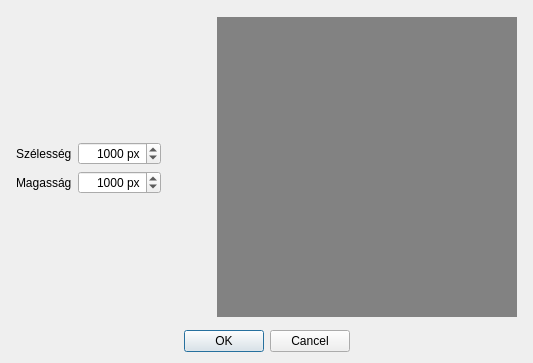
<?xml version="1.0" encoding="UTF-8"?>
<ui version="4.0">
 <class>NewMaskDialog</class>
 <widget class="QDialog" name="NewMaskDialog">
  <property name="geometry">
   <rect>
    <x>0</x>
    <y>0</y>
    <width>533</width>
    <height>363</height>
   </rect>
  </property>
  <property name="windowTitle">
   <string>Új rács létrehozása</string>
  </property>
  <property name="modal">
   <bool>true</bool>
  </property>
  <layout class="QVBoxLayout" name="verticalLayout_3">
   <item>
    <layout class="QHBoxLayout" name="horizontalLayout_3">
     <item>
      <spacer name="horizontalSpacer_3">
       <property name="orientation">
        <enum>Qt::Horizontal</enum>
       </property>
       <property name="sizeHint" stdset="0">
        <size>
         <width>40</width>
         <height>20</height>
        </size>
       </property>
      </spacer>
     </item>
     <item>
      <layout class="QVBoxLayout" name="verticalLayout">
       <item>
        <spacer name="verticalSpacer_2">
         <property name="orientation">
          <enum>Qt::Vertical</enum>
         </property>
         <property name="sizeHint" stdset="0">
          <size>
           <width>20</width>
           <height>40</height>
          </size>
         </property>
        </spacer>
       </item>
       <item>
        <layout class="QHBoxLayout" name="horizontalLayout">
         <item>
          <widget class="QLabel" name="label_2">
           <property name="text">
            <string>Szélesség</string>
           </property>
          </widget>
         </item>
         <item>
          <widget class="QSpinBox" name="spinBoxWidth">
           <property name="alignment">
            <set>Qt::AlignRight|Qt::AlignTrailing|Qt::AlignVCenter</set>
           </property>
           <property name="suffix">
            <string> px</string>
           </property>
           <property name="minimum">
            <number>1</number>
           </property>
           <property name="maximum">
            <number>100000</number>
           </property>
           <property name="value">
            <number>1000</number>
           </property>
          </widget>
         </item>
        </layout>
       </item>
       <item>
        <layout class="QHBoxLayout" name="horizontalLayout_2">
         <item>
          <widget class="QLabel" name="label_3">
           <property name="text">
            <string>Magasság</string>
           </property>
          </widget>
         </item>
         <item>
          <widget class="QSpinBox" name="spinBoxHeight">
           <property name="alignment">
            <set>Qt::AlignRight|Qt::AlignTrailing|Qt::AlignVCenter</set>
           </property>
           <property name="suffix">
            <string> px</string>
           </property>
           <property name="minimum">
            <number>1</number>
           </property>
           <property name="maximum">
            <number>100000</number>
           </property>
           <property name="value">
            <number>1000</number>
           </property>
          </widget>
         </item>
        </layout>
       </item>
       <item>
        <spacer name="verticalSpacer">
         <property name="orientation">
          <enum>Qt::Vertical</enum>
         </property>
         <property name="sizeHint" stdset="0">
          <size>
           <width>20</width>
           <height>40</height>
          </size>
         </property>
        </spacer>
       </item>
      </layout>
     </item>
     <item>
      <spacer name="horizontalSpacer">
       <property name="orientation">
        <enum>Qt::Horizontal</enum>
       </property>
       <property name="sizeType">
        <enum>QSizePolicy::Fixed</enum>
       </property>
       <property name="sizeHint" stdset="0">
        <size>
         <width>50</width>
         <height>20</height>
        </size>
       </property>
      </spacer>
     </item>
     <item>
      <layout class="QVBoxLayout" name="verticalLayout_2">
       <item>
        <spacer name="verticalSpacer_3">
         <property name="orientation">
          <enum>Qt::Vertical</enum>
         </property>
         <property name="sizeHint" stdset="0">
          <size>
           <width>20</width>
           <height>40</height>
          </size>
         </property>
        </spacer>
       </item>
       <item>
        <widget class="QWidget" name="widget" native="true">
         <property name="minimumSize">
          <size>
           <width>300</width>
           <height>300</height>
          </size>
         </property>
         <property name="styleSheet">
          <string notr="true">background-color: rgb(130, 130, 130);</string>
         </property>
        </widget>
       </item>
       <item>
        <spacer name="verticalSpacer_4">
         <property name="orientation">
          <enum>Qt::Vertical</enum>
         </property>
         <property name="sizeHint" stdset="0">
          <size>
           <width>20</width>
           <height>40</height>
          </size>
         </property>
        </spacer>
       </item>
      </layout>
     </item>
     <item>
      <spacer name="horizontalSpacer_2">
       <property name="orientation">
        <enum>Qt::Horizontal</enum>
       </property>
       <property name="sizeHint" stdset="0">
        <size>
         <width>40</width>
         <height>20</height>
        </size>
       </property>
      </spacer>
     </item>
    </layout>
   </item>
   <item>
    <widget class="QDialogButtonBox" name="buttonBox">
     <property name="orientation">
      <enum>Qt::Horizontal</enum>
     </property>
     <property name="standardButtons">
      <set>QDialogButtonBox::Cancel|QDialogButtonBox::Ok</set>
     </property>
     <property name="centerButtons">
      <bool>true</bool>
     </property>
    </widget>
   </item>
  </layout>
 </widget>
 <resources/>
 <connections>
  <connection>
   <sender>buttonBox</sender>
   <signal>accepted()</signal>
   <receiver>NewMaskDialog</receiver>
   <slot>accept()</slot>
   <hints>
    <hint type="sourcelabel">
     <x>248</x>
     <y>254</y>
    </hint>
    <hint type="destinationlabel">
     <x>157</x>
     <y>274</y>
    </hint>
   </hints>
  </connection>
  <connection>
   <sender>buttonBox</sender>
   <signal>rejected()</signal>
   <receiver>NewMaskDialog</receiver>
   <slot>reject()</slot>
   <hints>
    <hint type="sourcelabel">
     <x>316</x>
     <y>260</y>
    </hint>
    <hint type="destinationlabel">
     <x>286</x>
     <y>274</y>
    </hint>
   </hints>
  </connection>
 </connections>
</ui>
